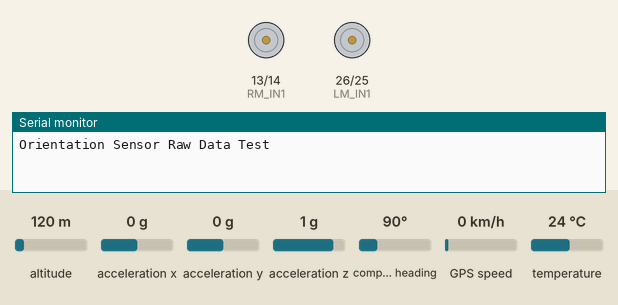
Bench run of a sketch on a simulated ESP32. On the bench: motor-driver pin pairs drawn as motors (green arrow = first pin HIGH = forward, orange = second pin HIGH = backward, longer = more drive), the last lines printed to the serial monitor. Inputs (shaded band) come from the test bench; at power-on: altitude 120 m, acceleration x 0 g, acceleration y 0 g, acceleration z 1 g, compass heading 90°, GPS speed 0 km/h, temperature 24 °C. The GPS gets a fix after 3 s at 37.7749, -122.4194 with 8 satellites.

Above: at 0.1 s.
At 1.1 s:
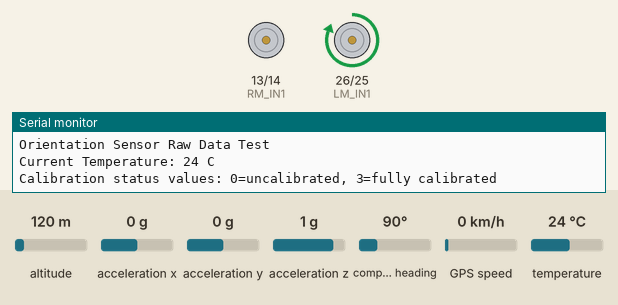
At 2.1 s:
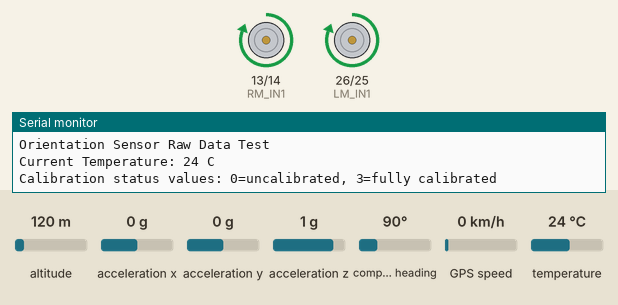
At 11.1 s:
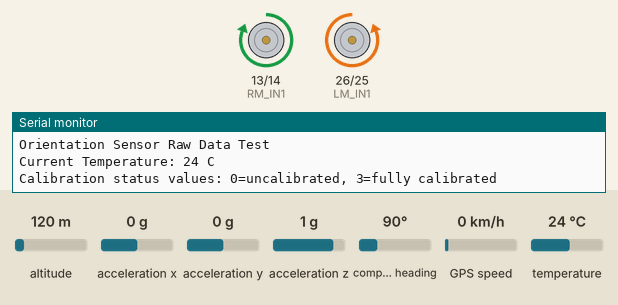
Timing chart, 0 to 12.6 s (numbered marks = the images above):
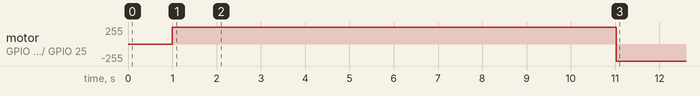

The sketch:

Gps_fusion.ino
```cpp
#include <TinyGPS++.h>
#include <HardwareSerial.h>
#include <Wire.h>
#include <Adafruit_BNO055.h>
#include <Ticker.h>
#include <math.h>
Ticker bno055ticker;       //タイマー割り込み用のインスタンス
#define BNO055interval 10  //何ms間隔でデータを取得するか

//Adafruit_BNO055 bno = Adafruit_BNO055(55, 0x28, &Wire); //ICSの名前, デフォルトアドレス, 謎
Adafruit_BNO055 bno = Adafruit_BNO055(55, 0x28);
//GPSのオブジェクト
TinyGPSPlus gps;
// GPS用にSerial1、またはSerial2のピンをずらして定義
HardwareSerial MyGPS(1);

double Target_lat;            //目的地の緯度
double Target_lon;            //目的地の経度
double Current_lat;           //現在の緯度
double Current_lon;           //現在の経度
double Current_Yaw;           //現在の方位角
double Target_Yaw;            //目的地までの方位
double Target_Distance = 50;  //目的地までの距離(m)
double Yaw_Error;             //方位の差
double base = 20;

/*モータドライバー(TB6643kq)のピン設定*/
int RM_IN1 = 13;  //右のモータードライバー
int RM_IN2 = 14;
int LM_IN1 = 26;  //左のモータドライバー
int LM_IN2 = 25;

void setup() {
  pinMode(21, INPUT_PULLUP);  //SDA 21番ピンのプルアップ(BNO)
  pinMode(22, INPUT_PULLUP);  //SCL 22番ピンのプルアップ(BNO)
  /*モータドライバー設定*/
  pinMode(RM_IN1, OUTPUT);
  pinMode(RM_IN2, OUTPUT);
  pinMode(LM_IN1, OUTPUT);
  pinMode(LM_IN2, OUTPUT);

  Serial.begin(115200);
  Serial.println("Orientation Sensor Raw Data Test");
  Serial.println("");

  while (!bno.begin())  // センサの初期化
  {
    Serial.print("Ooops, no BNO055 detected ... Check your wiring or I2C ADDR!");
    delay(1000);
  }

  delay(1000);

  /* Display the current temperature */
  int8_t temp = bno.getTemp();
  Serial.print("Current Temperature: ");
  Serial.print(temp);
  Serial.println(" C");
  Serial.println("");

  bno.setExtCrystalUse(false);

  Serial.println("Calibration status values: 0=uncalibrated, 3=fully calibrated");

  MyGPS.begin(9600, SERIAL_8N1, 26, 27);

  Set_Calibration();  // bnoのキャリブレーション
}

void loop() {
  while (Target_Distance >= 2.0) {
    while (MyGPS.available() > 0) {
      if (gps.encode(MyGPS.read())) {
        GetData();
        Calc_Dist();
        Yaw_Error = Calc_Error(Target_Yaw, Current_Yaw);
        if (Mode_Select(Yaw_Error)) {
          Pivot(Yaw_Error);
        } else {
          Pid(Yaw_Error);
        }
      }
    }
  }
}

void GetData() {
  Current_lat = gps.location.lat();
  Current_lon = gps.location.lng();
  imu::Vector<3> euler = bno.getVector(Adafruit_BNO055::VECTOR_EULER);
  Target_Yaw = euler.x();
}

void Calc_Dist() {
  Target_Distance = gps.distanceBetween(Current_lat, Current_lon, Target_lat, Target_lon);
  Target_Yaw = gps.courseTo(Current_lat, Current_lon, Target_lat, Target_lon);
}

double Calc_Error(double Target_Yaw, double Current_Yaw) {
  Yaw_Error = Target_Yaw - Current_Yaw;  //目的地-現在の方位
  if (Yaw_Error > 180) {
    Yaw_Error -= 360;
  } else if (Yaw_Error < -180) {
    Yaw_Error += 360;
  }
  return Yaw_Error;
}

bool Mode_Select(double Yaw_Error) {
  if (abs(Yaw_Error) >= base) {
    return true;
  } else {
    return false;
  }
}

void Pivot(double Yaw_Error) {
  if (Yaw_Error <= 0) {
    digitalWrite(LM_IN1, HIGH);
    digitalWrite(LM_IN2, LOW);
    digitalWrite(RM_IN1, LOW);
    digitalWrite(RM_IN2, HIGH);
  } else {
    digitalWrite(LM_IN1, LOW);
    digitalWrite(LM_IN2, HIGH);
    digitalWrite(RM_IN1, HIGH);
    digitalWrite(RM_IN2, LOW);
  }
}

void Pid(double Yaw_Error) {
  // 比例ゲイン(P制御)
  int pwm_val = abs(Yaw_Error) * 10;     // 数値は実際の動きを見て調整
  pwm_val = constrain(pwm_val, 0, 100);  // PWM上限を超えないよう制限

  // 基準速度（前進ベース）
  int base_speed = 150;
  int right_speed = base_speed;
  int left_speed = base_speed;

  // 誤差に応じた速度差分を計算
  if (Yaw_Error > 0) {
    right_speed -= pwm_val;  // 右を遅くして右へ曲がる
    left_speed += pwm_val;
  } else {
    right_speed += pwm_val;
    left_speed -= pwm_val;  // 左を遅くして左へ曲がる
  }

  // 最終的なPWM値の制約
  right_speed = constrain(right_speed, 0, 255);
  left_speed = constrain(left_speed, 0, 255);

  analogWrite(RM_IN1, right_speed);
  analogWrite(RM_IN2, 0);
  analogWrite(LM_IN1, left_speed);
  analogWrite(LM_IN2, 0);
}

void Display(double something) {
  Serial.println(something, 6);
}

void Set_Calibration() {
  imu::Vector<3> euler = bno.getVector(Adafruit_BNO055::VECTOR_EULER);
  digitalWrite(LM_IN1, HIGH);
  digitalWrite(LM_IN2, LOW);
  delay(1000);
  euler = bno.getVector(Adafruit_BNO055::VECTOR_EULER);
  digitalWrite(RM_IN1, HIGH);
  digitalWrite(RM_IN2, LOW);
  digitalWrite(LM_IN1, HIGH);
  digitalWrite(LM_IN2, LOW);
  delay(2000);
  euler = bno.getVector(Adafruit_BNO055::VECTOR_EULER);
  digitalWrite(LM_IN1, HIGH);
  digitalWrite(LM_IN2, LOW);
  delay(1000);
  euler = bno.getVector(Adafruit_BNO055::VECTOR_EULER);
  digitalWrite(RM_IN1, HIGH);
  digitalWrite(RM_IN2, LOW);
  digitalWrite(LM_IN1, HIGH);
  digitalWrite(LM_IN2, LOW);
  delay(3000);
  euler = bno.getVector(Adafruit_BNO055::VECTOR_EULER);
  digitalWrite(RM_IN1, HIGH);
  digitalWrite(RM_IN2, LOW);
  delay(1000);
  euler = bno.getVector(Adafruit_BNO055::VECTOR_EULER);
  digitalWrite(RM_IN1, HIGH);
  digitalWrite(RM_IN2, LOW);
  digitalWrite(LM_IN1, HIGH);
  digitalWrite(LM_IN2, LOW);
  delay(2000);
  euler = bno.getVector(Adafruit_BNO055::VECTOR_EULER);
}
```

Measured:
- by itself, motor on GPIO 26 (LM_IN1) / GPIO 25 (LM_IN2): stopped → forward 255/255 at 1.0 s, → backward 255/255 10.0 s later
